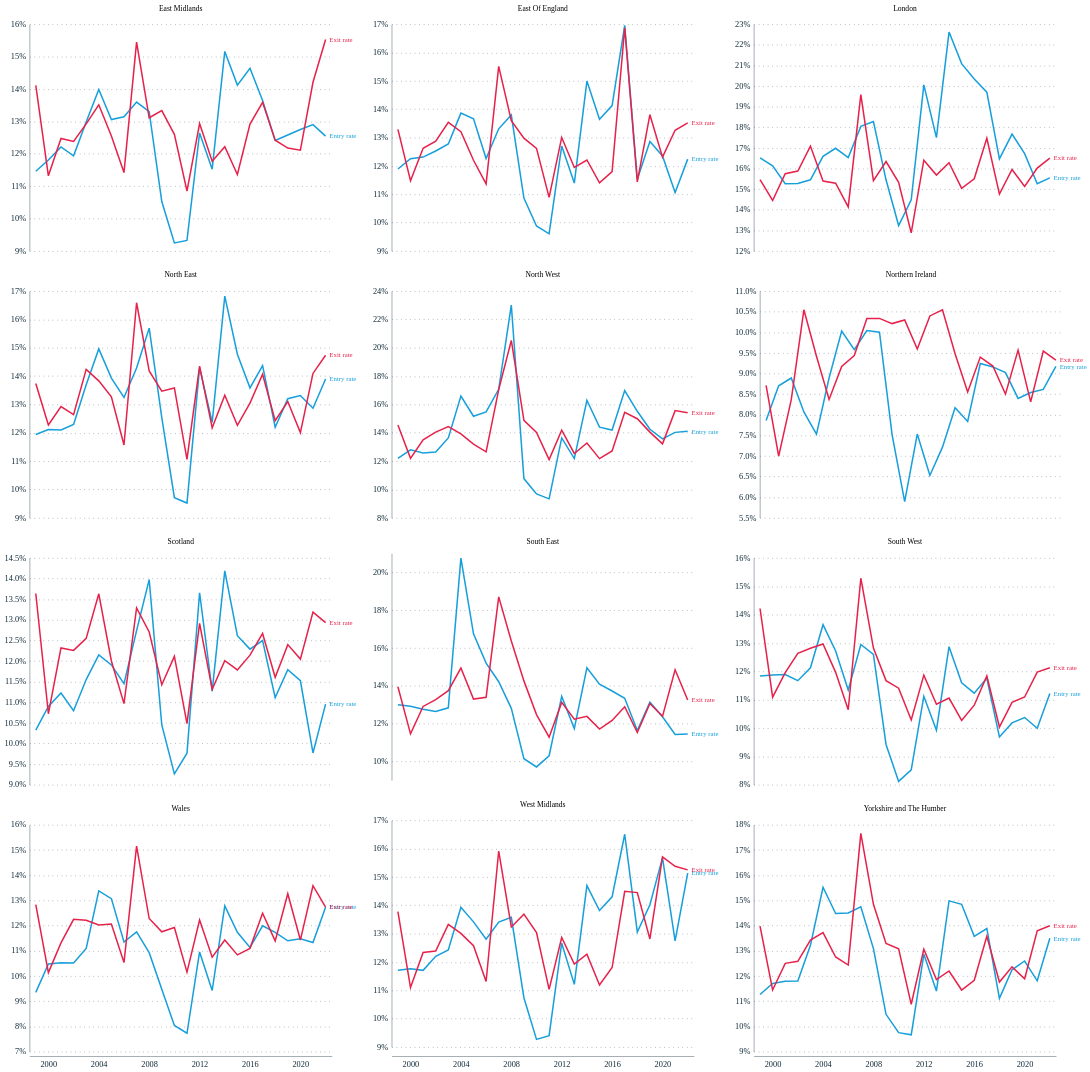

This figure's notebook cell:
### Code cell
# ENTRY AND EXIT FACETED BY REGIONS FOR ANNEX
region_firm_dynamics_df = firm_dynamics_df[firm_dynamics_df['dimension'] == 'Region']
region_firm_dynamics_df = region_firm_dynamics_df[region_firm_dynamics_df['year'] >= 1999]

region_entry_exit_df = region_firm_dynamics_df.melt(
    id_vars=['year', 'category'],  # include category so it survives the melt
    value_vars=['entry_rate', 'exit_rate']
)

region_entry_exit_df['variable'] = region_entry_exit_df['variable'].map({
    'entry_rate': 'Entry rate',
    'exit_rate': 'Exit rate'
})

max_year = int(region_entry_exit_df['year'].max())

color_scale = alt.Scale(
    domain=['Entry rate', 'Exit rate'],
    range=[eco_style.pallete['nominal_1'], eco_style.pallete['nominal_2']]
)

line = alt.Chart().mark_line().encode(
    x=alt.X('year:O', axis=alt.Axis(
        labelExpr="datum.value % 4 == 0 ? datum.label : ''",
        labelAngle=0), title=None),
    y=alt.Y('value:Q', axis=alt.Axis(format='%', title=None), scale=alt.Scale(zero=False)),
    color=alt.Color('variable:N', scale=color_scale, legend=None)
)

end_labels = alt.Chart().transform_filter(
    alt.datum.year == max_year
).mark_text(align='left', dx=5, fontSize=9).encode(
    x='year:O',
    y='value:Q',
    text='variable:N',
    color=alt.Color('variable:N', scale=color_scale, legend=None)
)

# Key: use alt.layer(...).facet(data=...) — NOT chart + labels then .facet()
region_entry_exit_chart = alt.layer(line, end_labels).facet(
    data=region_entry_exit_df,
    facet=alt.Facet('category:N', title=None),
    columns=3
).resolve_scale(y='independent')

region_entry_exit_chart.save(chart_path / 'Descriptive paper/Annex/BSD_region_entry_exit_rates.png', scale_factor=2.0)

### Figure 1 — Vega-Lite specification as saved in the notebook (floating-point values rounded to 4 significant figures; data arrays with more than 128 entries replaced by an {"elided": "..."} marker saying what was removed)
{"config": {"font": "Circular Std", "mark": {"line": {"interpolate": "linear"}}, "view": {"stroke": "transparent", "width": 400, "height": 300}, "range": {"category": ["#179fdb", "#e6224b", "#f4c245", "#122b39", "#eb5c2e", "#36b7b4"], "diverging": ["#E6224B", "#E54753", "#C9C9C9", "#179FDB", "#122B39"], "heatmap": ["#C9C9C9", "#179FDB", "#0063AF", "#122B39"], "ordinal": ["#00A767", "#36B7B4", "#179FDB", "#0063AF", "#243B5A"]}, "axisX": {"labelColor": "#122b39", "tickColor": "#122b39", "domainColor": "#122b39", "domainOpacity": 0.5, "gridOpacity": 0, "labelFont": "Circular Std", "labelAngle": 0, "labelAlign": "center", "labelFontSize": 11, "labelPadding": 5, "tickCount": 10, "tickSize": 0, "title": ""}, "axisY": {"labelColor": "#122b39", "labelFont": "Circular Std", "tickColor": "#122b39", "domainColor": "#122b39", "gridColor": "#122b39", "gridDash": [1, 5], "gridOpacity": 0.5, "labelPadding": 5, "labelFontSize": 11, "domainOpacity": 0.5, "tickSize": 0, "title": null, "titleAlign": "left", "titleAngle": 0, "titleBaseline": "bottom", "titleColor": "#122b39", "titleOpacity": 0.9, "titleX": 0, "titleY": -7}}, "data": {"name": "data-35dd9a237f59257efaf67b441753a1be"}, "facet": {"field": "category", "title": null, "type": "nominal"}, "spec": {"layer": [{"mark": {"type": "line"}, "encoding": {"color": {"field": "variable", "legend": null, "scale": {"domain": ["Entry rate", "Exit rate"], "range": ["#179fdb", "#e6224b"]}, "type": "nominal"}, "x": {"axis": {"labelAngle": 0, "labelExpr": "datum.value % 4 == 0 ? datum.label : ''"}, "field": "year", "title": null, "type": "ordinal"}, "y": {"axis": {"format": "%", "title": null}, "field": "value", "scale": {"zero": false}, "type": "quantitative"}}}, {"mark": {"type": "text", "align": "left", "dx": 5, "fontSize": 9}, "encoding": {"color": {"field": "variable", "legend": null, "scale": {"domain": ["Entry rate", "Exit rate"], "range": ["#179fdb", "#e6224b"]}, "type": "nominal"}, "text": {"field": "variable", "type": "nominal"}, "x": {"field": "year", "type": "ordinal"}, "y": {"field": "value", "type": "quantitative"}}, "transform": [{"filter": "(datum.year === 2022)"}]}]}, "columns": 3, "resolve": {"scale": {"y": "independent"}}, "$schema": "https://vega.github.io/schema/vega-lite/v5.20.1.json", "datasets": {"data-35dd9a237f59257efaf67b441753a1be": {"elided": "576 records"}}}
